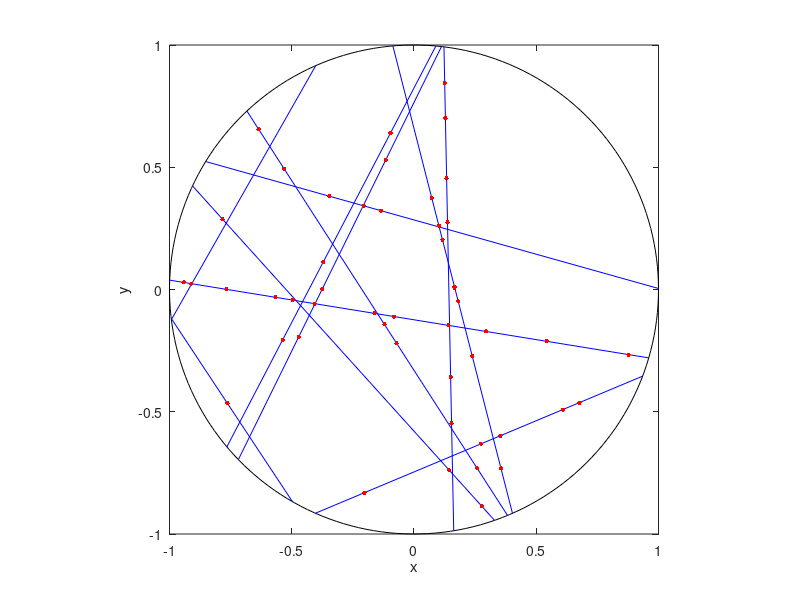

Recreate this plot in MATLAB.
% Simulate a Cox point process on a disk. 
% This Cox point process is formed by first simulating a uniform Poisson 
% line process. On each line (or segment) an independent Poisson point 
% process is then simulated.
% Author: H. Paul Keeler, 2019.
% Website: hpaulkeeler.com
% Repository: github.com/hpaulkeeler/posts
% For more details, see the post:
% hpaulkeeler.com/simulating-a-cox-point-process-based-on-a-poisson-line-process/

close all; clearvars; clc;

%%%START Parameters START%%%
%Cox (ie Poisson line-point) process parameters
lambda=2; %intensity (ie mean density) of the Poisson *line* process
mu=3; %intensity (ie mean density) of the Poisson *point* process

%Simulation disk dimensions
xx0=0; yy0=0; %center of disk
r=1; %disk radius
massLine=2*pi*r*lambda; %total measure/mass of the line process
%%%END Parameters END%%%

%%%START Simulate a Poisson line process on a disk START%%%
%Simulate Poisson point process
numbLines=poissrnd(massLine);%Poisson number of lines
theta=2*pi*rand(numbLines,1); %choose angular component uniformly
p=r*rand(numbLines,1); %choose radial component uniformly
q=sqrt(r.^2-p.^2); %distance to circle edge (alonge line)

%calculate trig values
sin_theta=sin(theta);
cos_theta=cos(theta);

%calculate segment endpoints of Poisson line process
xx1=xx0+p.*cos_theta+q.*sin_theta;
yy1=yy0+p.*sin_theta-q.*cos_theta;
xx2=xx0+p.*cos_theta-q.*sin_theta;
yy2=yy0+p.*sin_theta+q.*cos_theta;
%%%END Simulate a Poisson line process on a disk END%%%

%%%START Simulate a Poisson point processes on each line START%%%
lengthLine=2*q; %length of each segment
massPoint=mu*lengthLine;%mass on each line
numbLinePoints=poissrnd(massPoint); %Poisson number of points on each line
numbLinePointsTotal=sum(numbLinePoints);
uu=2*rand(numbLinePointsTotal,1)-1; %uniform variables on (-1,1)

%replicate values to simulate points all in one step
xx0_all=repelem(xx0,numbLinePointsTotal);
yy0_all=repelem(yy0,numbLinePointsTotal);
p_all=repelem(p,numbLinePoints);
q_all=repelem(q,numbLinePoints);
sin_theta_all=repelem(sin_theta,numbLinePoints);
cos_theta_all=repelem(cos_theta,numbLinePoints);

%position points on Poisson lines/segments
xxPP_all=xx0_all+p_all.*cos_theta_all+q_all.*uu.*sin_theta_all;
yyPP_all=yy0_all+p_all.*sin_theta_all-q_all.*uu.*cos_theta_all;
%%% END Simulate a Poisson point processes on each line %%%END

%%% START Plotting %%%START
%plot circle
t=linspace(0,2*pi,200);
xp=r*cos(t); yp=r*sin(t);
plot(xx0+xp,yy0+yp,'k');
axis square; hold on;
xlabel('x'); ylabel('y');

%plot segments of Poisson line process
plot([xx1';xx2'],[yy1';yy2'],'b'); 
%plot Poisson points on line process
plot(xxPP_all,yyPP_all,'r.','MarkerSize',10); 
%%%END Plotting END%%%
